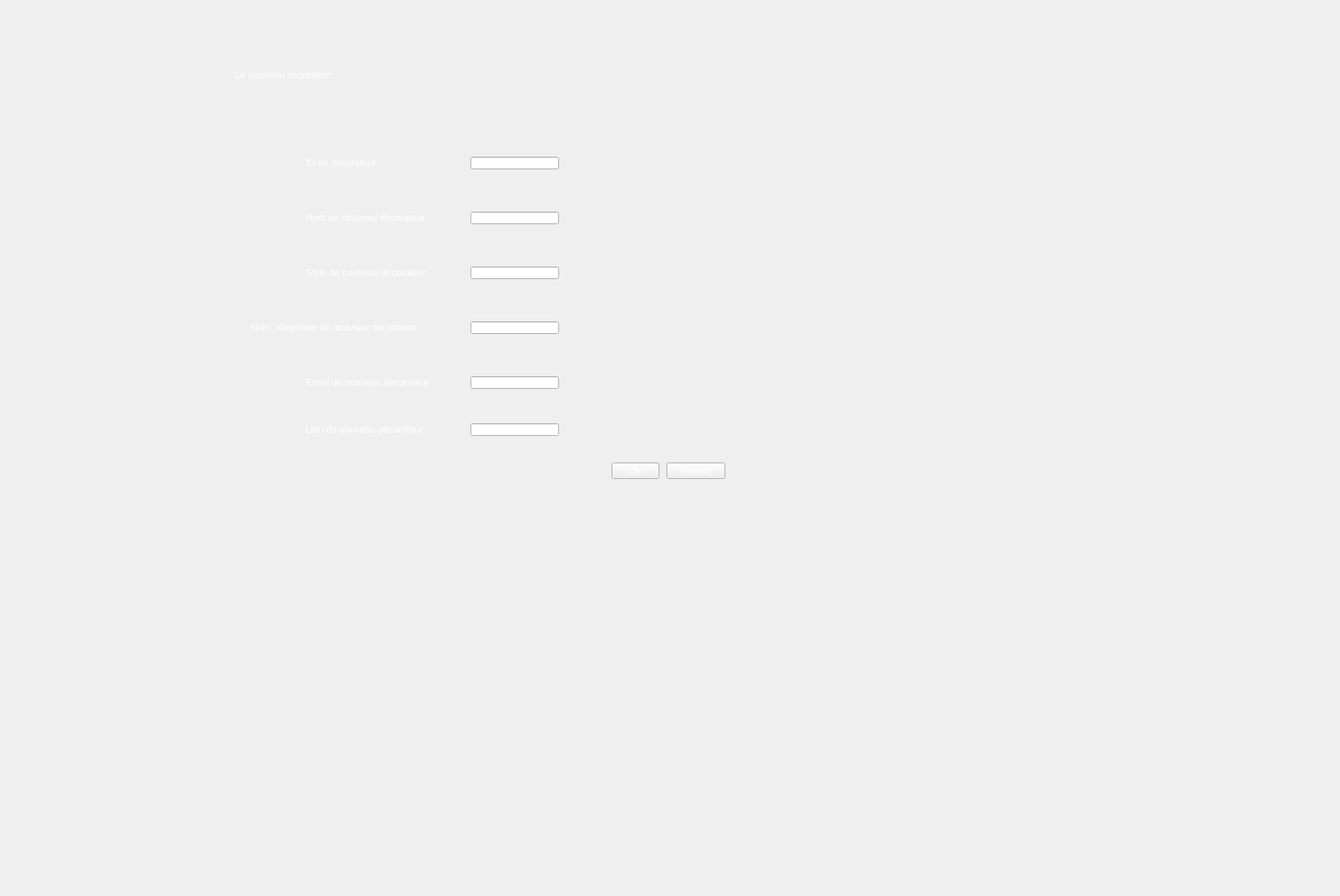
    <widget class="QWidget" name="page_14">
     <widget class="QLabel" name="img_14">
      <property name="geometry">
       <rect>
        <x>-10</x>
        <y>0</y>
        <width>1700</width>
        <height>1134</height>
       </rect>
      </property>
      <property name="text">
       <string/>
      </property>
      <property name="pixmap">
       <pixmap resource="src.qrc">:/ressource/mariage.jpg</pixmap>
      </property>
      <property name="scaledContents">
       <bool>false</bool>
      </property>
      <property name="alignment">
       <set>Qt::AlignCenter</set>
      </property>
      <property name="wordWrap">
       <bool>false</bool>
      </property>
     </widget>
     <widget class="QLabel" name="label_42">
      <property name="geometry">
       <rect>
        <x>300</x>
        <y>80</y>
        <width>561</width>
        <height>31</height>
       </rect>
      </property>
      <property name="styleSheet">
       <string notr="true">color:rgb(255, 255, 255);
font: 75 29pt &quot;Segoe Script&quot;;</string>
      </property>
      <property name="text">
       <string>Le nouveau décorateur</string>
      </property>
     </widget>
     <widget class="QLineEdit" name="lineEdit_16">
      <property name="geometry">
       <rect>
        <x>600</x>
        <y>200</y>
        <width>113</width>
        <height>16</height>
       </rect>
      </property>
      <property name="styleSheet">
       <string notr="true">font: 75 8pt &quot;Segoe Script&quot;;
color: rgb(0, 0, 0);</string>
      </property>
      <property name="readOnly">
       <bool>true</bool>
      </property>
     </widget>
     <widget class="QLineEdit" name="lineEdit_17">
      <property name="geometry">
       <rect>
        <x>600</x>
        <y>270</y>
        <width>113</width>
        <height>16</height>
       </rect>
      </property>
      <property name="styleSheet">
       <string notr="true">font: 75 8pt &quot;Segoe Script&quot;;
color: rgb(0, 0, 0);</string>
      </property>
     </widget>
     <widget class="QLineEdit" name="lineEdit_6">
      <property name="geometry">
       <rect>
        <x>600</x>
        <y>340</y>
        <width>113</width>
        <height>16</height>
       </rect>
      </property>
      <property name="styleSheet">
       <string notr="true">font: 75 8pt &quot;Segoe Script&quot;;
color: rgb(0, 0, 0);</string>
      </property>
     </widget>
     <widget class="QLineEdit" name="lineEdit_7">
      <property name="geometry">
       <rect>
        <x>600</x>
        <y>410</y>
        <width>113</width>
        <height>16</height>
       </rect>
      </property>
      <property name="styleSheet">
       <string notr="true">font: 75 8pt &quot;Segoe Script&quot;;
color: rgb(0, 0, 0);</string>
      </property>
      <property name="maxLength">
       <number>8</number>
      </property>
     </widget>
     <widget class="QLineEdit" name="lineEdit_8">
      <property name="geometry">
       <rect>
        <x>600</x>
        <y>480</y>
        <width>113</width>
        <height>16</height>
       </rect>
      </property>
      <property name="styleSheet">
       <string notr="true">font: 75 8pt &quot;Segoe Script&quot;;
color: rgb(0, 0, 0);</string>
      </property>
     </widget>
     <widget class="QLineEdit" name="lineEdit_9">
      <property name="geometry">
       <rect>
        <x>600</x>
        <y>540</y>
        <width>113</width>
        <height>16</height>
       </rect>
      </property>
      <property name="styleSheet">
       <string notr="true">font: 75 8pt &quot;Segoe Script&quot;;
color: rgb(0, 0, 0);</string>
      </property>
     </widget>
     <widget class="QLabel" name="label_22">
      <property name="geometry">
       <rect>
        <x>390</x>
        <y>200</y>
        <width>131</width>
        <height>16</height>
       </rect>
      </property>
      <property name="styleSheet">
       <string notr="true">color: rgb(255, 255, 255);
font: 87 9pt &quot;Arial Black&quot;;</string>
      </property>
      <property name="text">
       <string>ID de décorateur</string>
      </property>
     </widget>
     <widget class="QLabel" name="label_23">
      <property name="geometry">
       <rect>
        <x>390</x>
        <y>270</y>
        <width>191</width>
        <height>16</height>
       </rect>
      </property>
      <property name="styleSheet">
       <string notr="true">color: rgb(255, 255, 255);
font: 87 9pt &quot;Arial Black&quot;;</string>
      </property>
      <property name="text">
       <string>Nom de nouveau décorateur</string>
      </property>
     </widget>
     <widget class="QLabel" name="label_24">
      <property name="geometry">
       <rect>
        <x>390</x>
        <y>340</y>
        <width>191</width>
        <height>16</height>
       </rect>
      </property>
      <property name="styleSheet">
       <string notr="true">color: rgb(255, 255, 255);
font: 87 9pt &quot;Arial Black&quot;;</string>
      </property>
      <property name="text">
       <string>Style de nouveau décorateur</string>
      </property>
     </widget>
     <widget class="QLabel" name="label_25">
      <property name="geometry">
       <rect>
        <x>320</x>
        <y>410</y>
        <width>281</width>
        <height>16</height>
       </rect>
      </property>
      <property name="styleSheet">
       <string notr="true">color: rgb(255, 255, 255);
font: 87 9pt &quot;Arial Black&quot;;</string>
      </property>
      <property name="text">
       <string>Num_télephone de nouveau décorateur</string>
      </property>
     </widget>
     <widget class="QLabel" name="label_26">
      <property name="geometry">
       <rect>
        <x>390</x>
        <y>480</y>
        <width>191</width>
        <height>16</height>
       </rect>
      </property>
      <property name="styleSheet">
       <string notr="true">color: rgb(255, 255, 255);
font: 87 9pt &quot;Arial Black&quot;;</string>
      </property>
      <property name="text">
       <string>Email de nouveau décorateur</string>
      </property>
     </widget>
     <widget class="QLabel" name="label_31">
      <property name="geometry">
       <rect>
        <x>390</x>
        <y>540</y>
        <width>181</width>
        <height>16</height>
       </rect>
      </property>
      <property name="styleSheet">
       <string notr="true">color: rgb(255, 255, 255);
font: 87 9pt &quot;Arial Black&quot;;
</string>
      </property>
      <property name="text">
       <string>Lieu de nouveau décorateur</string>
      </property>
     </widget>
     <widget class="QPushButton" name="okkkkk">
      <property name="geometry">
       <rect>
        <x>780</x>
        <y>590</y>
        <width>61</width>
        <height>21</height>
       </rect>
      </property>
      <property name="styleSheet">
       <string notr="true">background-image: url(:/ressource/mariage.jpg);
color: rgb(255, 255, 255);
font: 8pt &quot;Sachiko&quot;;
border-color: rgb(255, 255, 255);</string>
      </property>
      <property name="text">
       <string>OK</string>
      </property>
     </widget>
     <widget class="QPushButton" name="bacck">
      <property name="geometry">
       <rect>
        <x>850</x>
        <y>590</y>
        <width>75</width>
        <height>21</height>
       </rect>
      </property>
      <property name="styleSheet">
       <string notr="true">background-image: url(:/ressource/mariage.jpg);
color: rgb(255, 255, 255);
font: 8pt &quot;Sachiko&quot;;
border-color: rgb(255, 255, 255);</string>
      </property>
      <property name="text">
       <string>Retour</string>
      </property>
     </widget>
    </widget>
